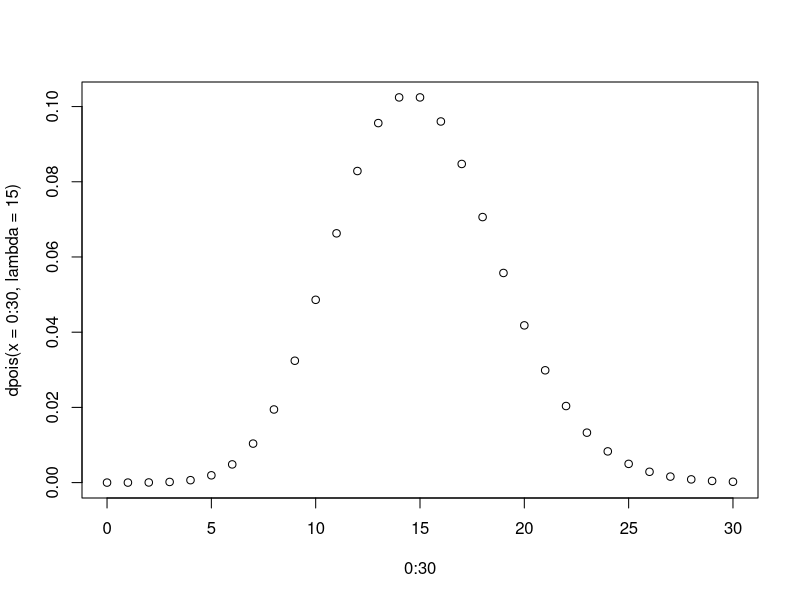
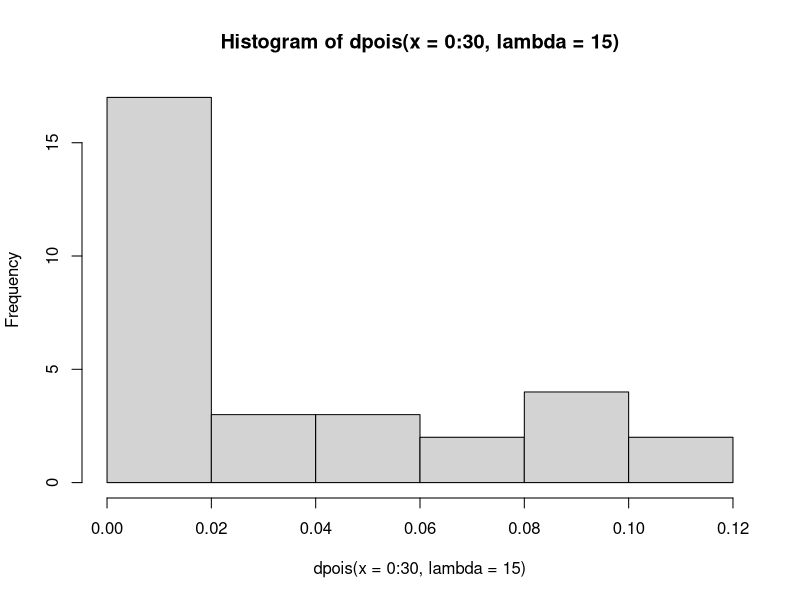
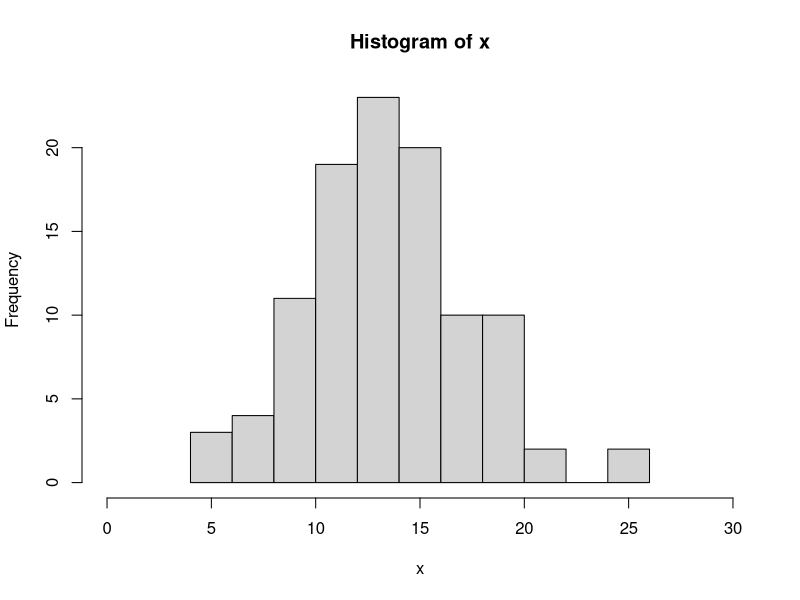

Source code (R) for these figures, in order:
## ---- chunk 1
?ppois
ppois(7, lambda=15, lower.tail = FALSE) 
ppois(0, lambda = 15)
dpois(x=3, lambda = 15)
## ---- chunk 2
library(ggplot2)
library(dplyr)
## ---- chunk 3
plot(0:30, dpois( x=0:30, lambda=15 ))
?plot
hist(dpois(x=0:30, lambda = 15))
## ---- chunk 4
rpois(104, 15)
x<-rpois(104, 15)
x
## ---- chunk 5
?hist
hist(x, xlim = c(0, 30))
